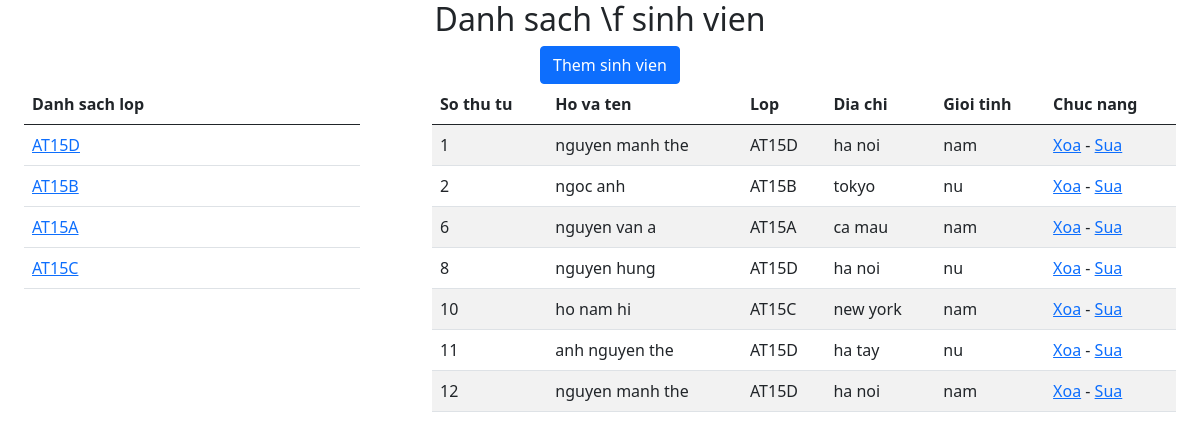
Page /pages/home.php on the committed database.
### tables this page shows
CREATE TABLE `list` (
  `id` int(11) NOT NULL,
  `ten` varchar(30) NOT NULL,
  `lop` varchar(15) NOT NULL,
  `dia_chi` varchar(50) NOT NULL,
  `gioi_tinh` varchar(10) NOT NULL
);

### pages/listStudent.php (the view, shortened to what this page needs)
<!DOCTYPE html>
<html lang="en">
<head>
    <link href="https://cdn.jsdelivr.net/npm/bootstrap@5.0.2/dist/css/bootstrap.min.css" rel="stylesheet">
</head>
<body>
    <?php
        require_once 'connectDB.php'
    ?>
    <?php
        if(isset($_GET['lop'])){
            $lop= $_GET['lop'];
            $query = "SELECT * FROM list WHERE lop = '$lop'";
            $resultlop = mysqli_query($conn,$query);
        }else{
            $result= $conn -> query("SELECT * FROM list");
        }
    ?>
    <div class="container">
        <table class="table table-striped">
            <thead>
                <tr>
                <th scope="col">So thu tu</th>
                <th scope="col">Ho va ten</th>
                <th scope="col">Lop</th>
                <th scope="col">Dia chi</th>
                <th scope="col">Gioi tinh</th>
                <th scope="col">Chuc nang</th>
                </tr>
            </thead>
            <tbody>
            <?php while($row = mysqli_fetch_assoc($result)){ ?>
                <tr>
                <td><?php echo $row['id']; ?></td>
                <td><?php echo $row['ten']; ?></td>
                <td><?php echo $row['lop']; ?></td>
                <td><?php echo $row['dia_chi']; ?></td>
                <td><?php echo $row['gioi_tinh']; ?></td>
                <td> <a href="connectDB.php?delete=<?php echo $row['id'];  ?>">Xoa</a> - <a href="editStudent.php?id=<?php echo $row['id'];  ?>">Sua</a> </td>
                </tr>
            <?php } ?>
            </tbody>
        </table>
    </div>
</body>
</html>

### pages/home.php (shortened to what this page needs)
<!DOCTYPE html>
<html lang="en">
<head>
    <link href="https://cdn.jsdelivr.net/npm/bootstrap@5.0.2/dist/css/bootstrap.min.css" rel="stylesheet">
</head>
<body>
    <center><h2>Danh sach \f sinh vien</h2></center>
    <form method="post" action="addStudent.php" style="margin-left:540px" >
                <button type="submit"  class="btn btn-primary" >Them sinh vien</button>
    </form>
    <div class="row">
        <div class="col-4">
            <?php include 'listClass.php' ?>
        </div>
        <div class="col-8">
            <?php include 'listStudent.php' ?>
        </div>
    </div>
</body>
</html>

### pages/listClass.php (shortened to what this page needs)
<!DOCTYPE html>
<html lang="en">
<head>
    <link href="https://cdn.jsdelivr.net/npm/bootstrap@5.0.2/dist/css/bootstrap.min.css" rel="stylesheet">
</head>
<body>
    <?php require_once 'connectDB.php' ?>
    <?php
        $result= $conn -> query("SELECT DISTINCT lop FROM list");
    ?>
    <div class="container">
        <table class="table">
            <thead>
                <tr>
                <th scope="col">Danh sach lop</th>
                </tr>
            </thead>
            <tbody>
            <?php while($row = mysqli_fetch_assoc($result)){ ?>
                <tr>
                <td><a href="home.php?lop=<?php echo $row['lop'];  ?>"><?php echo $row['lop']; ?></a></td>
                </tr>
            <?php } ?>
            </tbody>
        </table>
    </div>
</body>
</html>

### rows in the picture
list: id "1", ten "nguyen manh the", lop "AT15D", dia_chi "ha noi", gioi_tinh "nam"
list: id "2", ten "ngoc anh", lop "AT15B", dia_chi "tokyo", gioi_tinh "nu"
list: id "6", ten "nguyen van a", lop "AT15A", dia_chi "ca mau", gioi_tinh "nam"
list: id "8", ten "nguyen hung", lop "AT15D", dia_chi "ha noi", gioi_tinh "nu"
list: id "10", ten "ho nam hi", lop "AT15C", dia_chi "new york", gioi_tinh "nam"
list: id "11", ten "anh nguyen the", lop "AT15D", dia_chi "ha tay", gioi_tinh "nu"
list: id "12", ten "nguyen manh the", lop "AT15D", dia_chi "ha noi", gioi_tinh "nam"

### other values in the picture
$row['lop'] "AT15D"
$row['lop'] "AT15B"
$row['lop'] "AT15A"
$row['lop'] "AT15C"
